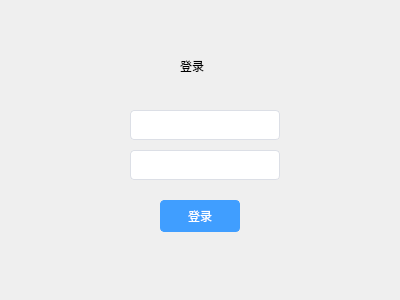
<?xml version="1.0" encoding="UTF-8"?>
<ui version="4.0">
 <class>Dialog</class>
 <widget class="QDialog" name="Dialog">
  <property name="geometry">
   <rect>
    <x>0</x>
    <y>0</y>
    <width>400</width>
    <height>300</height>
   </rect>
  </property>
  <property name="windowTitle">
   <string>Dialog</string>
  </property>
  <property name="styleSheet">
   <string notr="true">QPushButton{
	padding: 9px 15px;
	color:#fff;
	border:1px solid #409eff;
	border-radius: 4px;
    background-color:#409eff;
}
QPushButton:hover{	
	background: #66b1ff;
    border-color: #66b1ff;
    color: #fff;
}
QLineEdit{
	padding:0 5px;
	border-radius: 4px;
	border: 1px solid #dcdfe6;
}</string>
  </property>
  <widget class="QLabel" name="label">
   <property name="geometry">
    <rect>
     <x>180</x>
     <y>50</y>
     <width>61</width>
     <height>31</height>
    </rect>
   </property>
   <property name="styleSheet">
    <string notr="true">font: 75 20pt &quot;微软雅黑&quot;;</string>
   </property>
   <property name="text">
    <string>登录</string>
   </property>
  </widget>
  <widget class="QLineEdit" name="lineEdit">
   <property name="geometry">
    <rect>
     <x>130</x>
     <y>110</y>
     <width>150</width>
     <height>30</height>
    </rect>
   </property>
  </widget>
  <widget class="QLineEdit" name="lineEdit_2">
   <property name="geometry">
    <rect>
     <x>130</x>
     <y>150</y>
     <width>150</width>
     <height>30</height>
    </rect>
   </property>
   <property name="echoMode">
    <enum>QLineEdit::Password</enum>
   </property>
  </widget>
  <widget class="QPushButton" name="pushButton">
   <property name="geometry">
    <rect>
     <x>160</x>
     <y>200</y>
     <width>80</width>
     <height>32</height>
    </rect>
   </property>
   <property name="cursor">
    <cursorShape>PointingHandCursor</cursorShape>
   </property>
   <property name="text">
    <string>登录</string>
   </property>
  </widget>
 </widget>
 <resources/>
 <connections/>
</ui>
